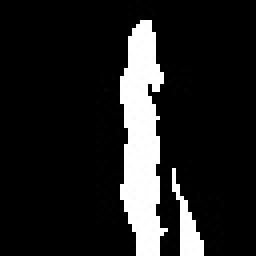
#> input picture images/processed_test/left/left_10.jpg, 64 x 64 px, found by its file name (shown 4 times larger)
$ python preprocess_frames.py
#> lines starting #> are read from the running program, lines starting #| are printed output that depends on the picture; after the words box and inside, x2 and y2 are one past the last pixel; in counts of white or black regions, pixels touching at a corner belong together
#> in process_frames, im is the input picture: shape (64, 64); min 0, max 255, mean 33.2
### utils/preprocessing.py
import os

import cv2
import matplotlib.pyplot as plt

import env


def crop(im, w_crop=.25, h_crop=.2):
#> called with w_crop = 0.25, h_crop = 0.2
    h, w = im.shape
#> h = 64; w = 64
    h_margin, w_margin = int(h*h_crop), int(w*w_crop)
#> h_margin = 12; w_margin = 16
    return im[h_margin:-h_margin, w_margin:-w_margin]
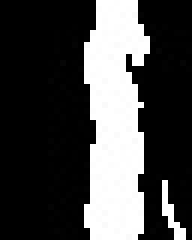
#> returned value: shape (40, 32) (shown 6 times larger); min 0, max 255, mean 70.9


def resize(im, shape=(64, 64)):
#> called with shape = (64, 64)
    width = int(im.shape[1] * shape[1]/ im.shape[1])
#> width = 64
    height = int(im.shape[0] * shape[0]/ im.shape[0])
#> height = 64
    return cv2.resize(im, (width, height), interpolation=cv2.INTER_AREA)
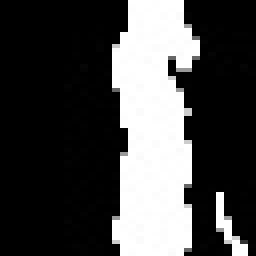
#> returned value: shape (64, 64) (shown 4 times larger); min 0, max 255, mean 70.9


def black_white(im):
    return cv2.adaptiveThreshold(im, 255, cv2.ADAPTIVE_THRESH_GAUSSIAN_C, cv2.THRESH_BINARY, 63, -30)
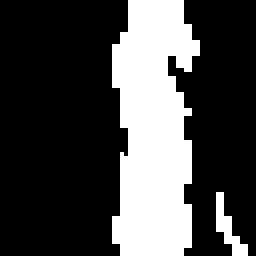
#> returned value: shape (64, 64) (shown 4 times larger); 27.8% white; 2 white regions, box (x1, y1, x2, y2) and area: (28, 0, 50, 64) 1089, (54, 48, 62, 64) 50


# [8 lines left out: function plot_images, not called in this run]


def process_image(im):
    return black_white(resize(crop(im)))


# [18 lines left out: function add_test_to_train, not called in this run]


def process_frames(src_folder, dst_folder):
    prefix = os.path.split(src_folder)[1]
#> (the run stopped early here; a loop or call above may not have finished)
